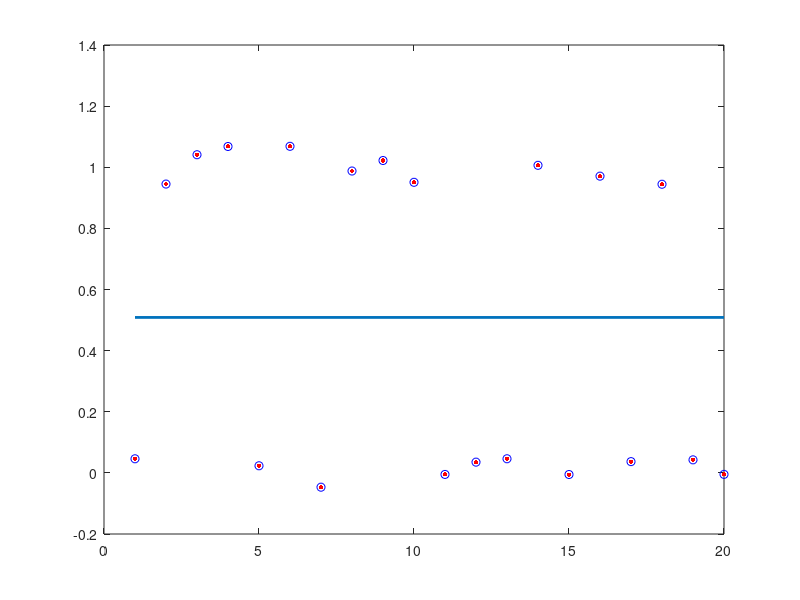

The MATLAB script that drew this image: (Note: this script raises an error after producing the figure.)
function ransac_demo_line_fitting
%% demo ransac: line fitting
clear all
close all
% global x

%% generate the data 
x = (1:20)';
p = 1;
S = 0.05;

% the linear model
y = p + S * randn(size(x));

% the outliers
y(end-9:end) = y(end-9:end) - 1;
y = y(randperm(20));

% and plot
figure;
plot(x,y,'r.','markersize',10); hold on; 

%% naive robust estimation
[pest, ind] = iterative_mean(y);
hold on;
plot(x,pest+0*x,'linewidth',2);
plot(x(ind),y(ind),'bo');

%% ransac
[pest, inliers, ntrial] = ...
        ut_ransac(y', @estimator, 3, @absdiff, 3*S, @consistency, 0.1);
plot(x(inliers),pest+0*x(inliers),'k');
plot(x(inliers),y(inliers),'k+');

%%
% find the second cluster
[y,i] = setdiff(y,y(inliers));
x = x(i);
[pest, inliers, ntrial] = ...
        ut_ransac(y', @estimator, 3, @absdiff, 3*S, @consistency, 0.5);
plot(x,pest+0*x,'g');
plot(x(inliers),y(inliers),'g+');
    
    






function [pest, x] = iterative_mean(y)
tol = 0.6;
x = 1:length(y);

pest = mean(y);                                 % first estimate of mean
while true
    if sum(abs(pest-y)>=tol)==0, break; end     % if all samples are within a tolerance: exit
    ind = find(abs(pest-y)<tol);                % find the samples that are within a tolerance
    y = y(ind);                                 % select those samples
    x = x(ind);                                 % and corresponding x values
    pest = mean(y);                             % re-estimate mean
end
return


function [pest, not_ok] = estimator(y)
pest = mean(y);
not_ok = false;
        
function dist = absdiff(pest,y)
dist = abs(pest-y);
return

function ok = consistency(pest,y,~)
ok = (length(y)>=6);
return

